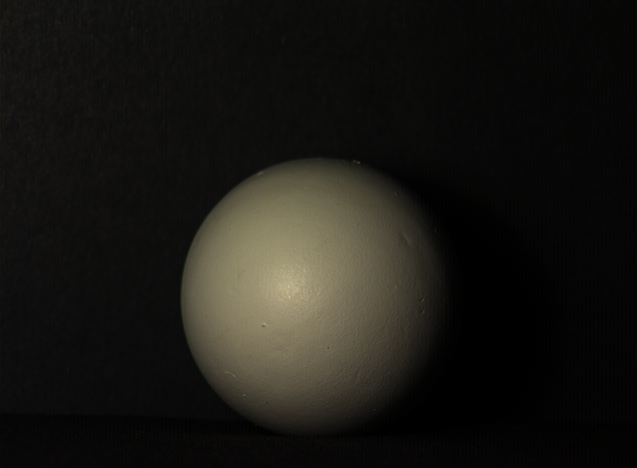
%> input picture real/sphere-lamp1.tif, 637 x 468 px; the run also reads 1 picture not shown here
$ octave cmpt412_a3.m   (GNU Octave 9; MATLAB toolbox functions it lacks are replaced by stand-ins)
%> lines starting %> are read from the running program, lines starting %| are printed output that depends on the picture
close all;

% ----------------------
% Weird things to remember to look at later:
%
% You have the loop currently constructing the lookup table from pixels
% close starting at y = 480 down to y = 1
%
% If p, q is 0, should also probably set the z to 0 when we lookup for
% surface normals.
%
% Playing with LUT now very much affects the output.. right now it is
% low. - too many entries could give more accurate but a loss of results!
% Note - 500 Gives representation of the hexagon! (any higher we lose it.)
%
% In display, you've normalized your gradients to have unit length
% (as unit normals)
%
% Depth image looks WAY better for synth images when we use normalised
% unit vecs: also,
% Gradient direction ( in y) could be weird, double check this
% in poisson solver. (see notes)
%
% ----------------------

% ref1 = rgb2gray(im2double(imread('./synth/sphere1R.png')));
% ref2 = rgb2gray(im2double(imread('./synth/sphere2R.png')));
% ref3 = rgb2gray(im2double(imread('./synth/sphere3R.png')));

ref1 = rgb2gray(im2double(imread('./real/sphere-lamp1.tif')));
%> ref1: size 468x637 double; min 0, max 0.746, mean 0.0946
ref2 = rgb2gray(im2double(imread('./real/sphere-lamp3.tif')));
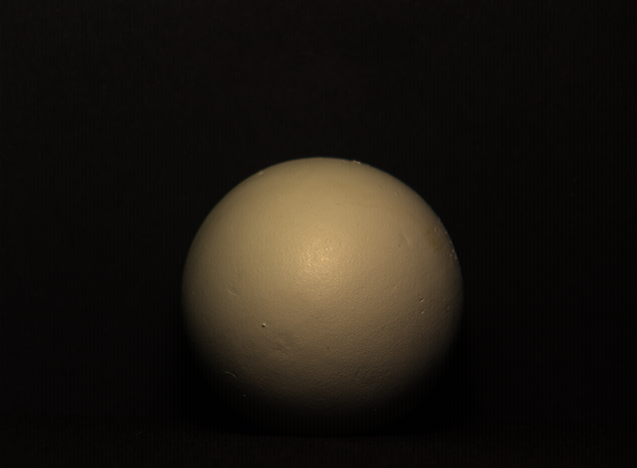
%> input picture real/sphere-lamp3.tif, 637 x 468 px
%> ref2: size 468x637 double; min 0, max 0.758, mean 0.0915
ref3 = rgb2gray(im2double(imread('./real/sphere-lamp2.tif')));
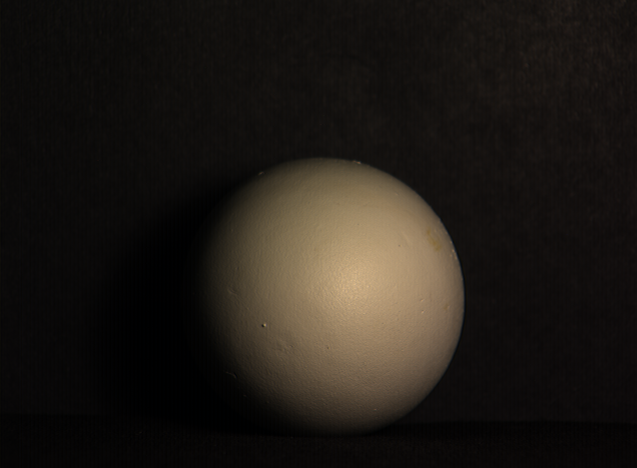
%> input picture real/sphere-lamp2.tif, 637 x 468 px
%> ref3: size 468x637 double; min 0, max 0.746, mean 0.109

% unknown1 = rgb2gray(im2double(imread('./synth/sphere1R.tif')));
% unknown2 = rgb2gray(im2double(imread('./synth/sphere2R.tif')));
% unknown3 = rgb2gray(im2double(imread('./synth/sphere3R.tif')));

unknown1 = mat2gray(im2double(imread('./real/cone2-lamp1.tif')));
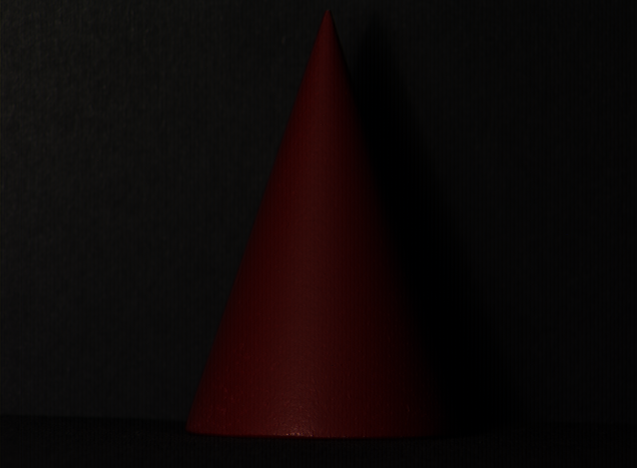
%> input picture real/cone2-lamp1.tif, 637 x 468 px
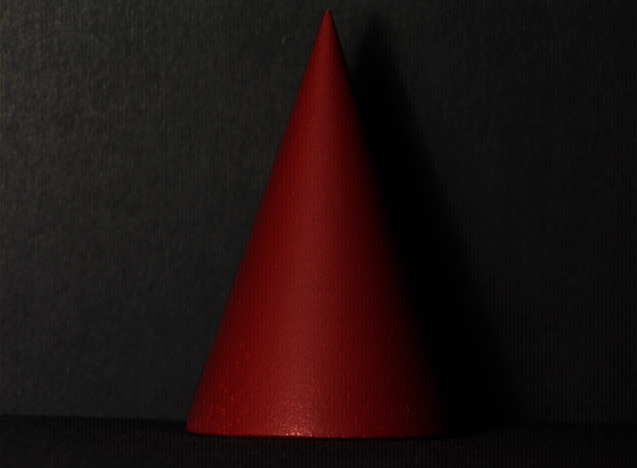
%> unknown1: size 468x637x3 double; mean R, G, B 0.125, 0.0702, 0.0675
unknown2 = mat2gray(im2double(imread('./real/cone2-lamp3.tif')));
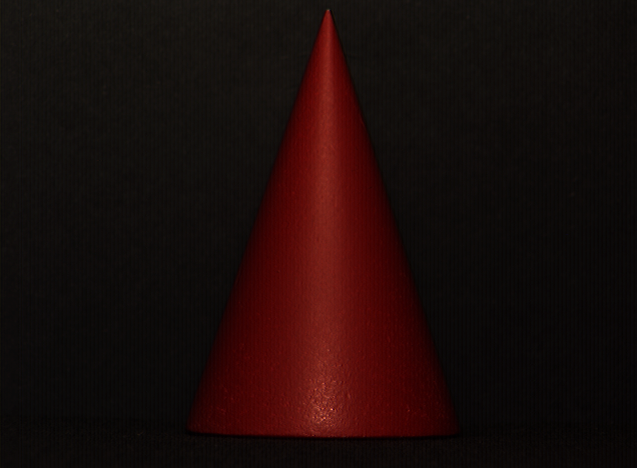
%> unknown2: size 468x637x3 double; mean R, G, B 0.11, 0.0482, 0.042
unknown3 = mat2gray(im2double(imread('./real/cone2-lamp2.tif')));
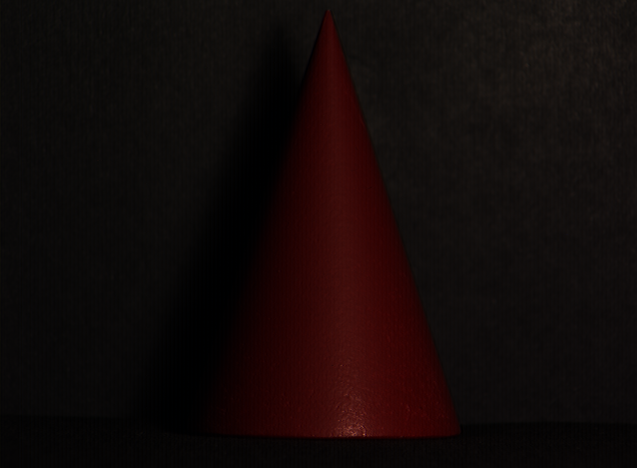
%> input picture real/cone2-lamp2.tif, 637 x 468 px
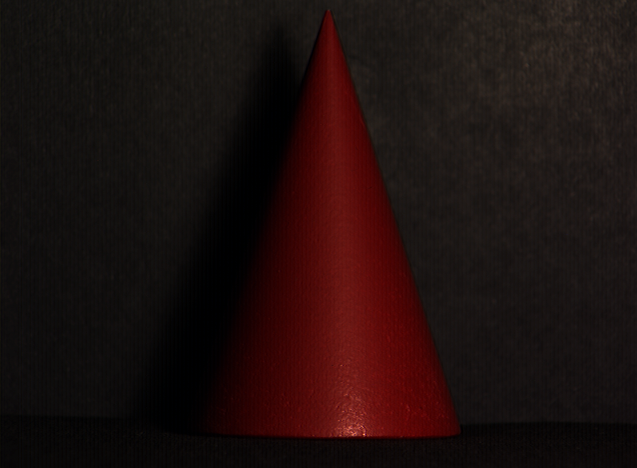
%> unknown3: size 468x637x3 double; mean R, G, B 0.121, 0.0635, 0.0583

% ----------------------

[H, W, C] = size(ref1);
%> H = 468; W = 637; C = 1
ref_imgs = {ref1, ref2, ref3};
%> ref_imgs = 3 items

% ----------------------

% For the SYNTH images.
% centerX = 360;
% centerY = 260;
% centerZ = 0;
% r       = 152;

% For the REAL images.
centerX = 318;
centerY = 296;
centerZ = 0;
r       = 152;

% ----------------------

LUT_SZ = 500;
CREATE_TABLE = false;

% ----------------------

s_i = get_s_vectors(centerX, centerY, centerZ, r, ref_imgs);
%> the loop in get_s_vectors, `for i=1:3` made 3 passes
%> (M, row, col, avg_y, avg_x, z, s) on passes 1 to 3: (0.746, 297, 290, 297, 290, 149.4, [-28; 1; 149.4]), (0.758, 260, 323, 260, 323, 147.6, [5; -36; 147.6]), (0.746, 285, 355, 285, 355, 147, [37; -11; 147])
%> after the loop in get_s_vectors, `for i=1:3`: s_i = [-0.184 0.00658 0.983; 0.0329 -0.237 0.971; 0.243 -0.0724 0.967]

% ----------------------

if ( CREATE_TABLE )
    [LUT, LUT_SZ, PERCENTILES] = generate_table(s_i, LUT_SZ);
end

% We will need this information for later.
%> the run ends on the next line
[nz_row_ind, nz_col_ind] = find(abs(LUT(:,:,1)) + abs(LUT(:,:,2)) > 0);
% [74 lines not run here, left out]
% [15 lines left out: function display_gradient, not called in this run]

% ------------------------------------------------------------------
% Takes grayscale images, assumes all images in ref_imgs are the
% same size. Returns a 3x3 matrix where each row corresponds to
% s_1, s_2, s_3 resp.
function s_i = get_s_vectors(centerX, centerY, centerZ, r, ref_imgs)

    s_i = zeros(3,3);

    for i=1:3
        img = ref_imgs{i};

        % Find the brightest point on the sphere and average the
        % coordinates.
        M = max(max(img));
        [row,col] = find( img == M );
        avg_y = round(sum(row) / size(row,1));
        avg_x = round(sum(col) / size(col,1));

% [5 lines of commented-out code are left out]

        z = sqrt( r^2 - (avg_x - centerX)^2 - (avg_y - centerY)^2 );


        s = [avg_x; avg_y; z] - [centerX; centerY; centerZ];
        s_i(i,:) = s ./ norm(s);
    end
end
